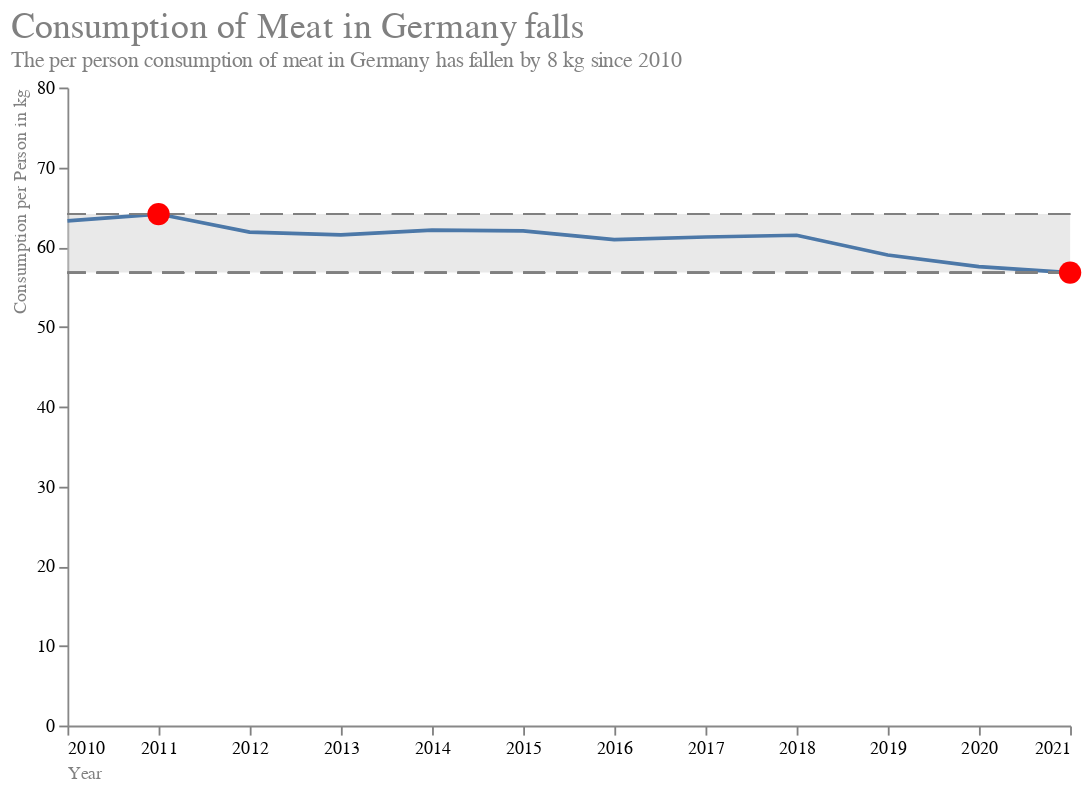

Notebook cell for this chart:
### Code cell
alt.layer(area, line_chart, line_max, line_min, point_2011, point_2021).configure_view(
    strokeWidth=0
).configure_title(
    fontSize=20,
    font='Arial',
    anchor='start',
    fontWeight='normal',
    color='grey'
).configure_axis(
    labelFont='Arial',
    titleFont='Arial',
    labelFontSize=10,
    titleFontSize=10,
    titleFontWeight='normal',
    titleColor='grey'    
)

### Figure 1 — Vega-Lite specification as saved in the notebook (floating-point values rounded to 4 significant figures)
{"config": {"view": {"continuousWidth": 300, "continuousHeight": 300, "strokeWidth": 0}, "axis": {"labelFont": "Arial", "labelFontSize": 10, "titleColor": "grey", "titleFont": "Arial", "titleFontSize": 10, "titleFontWeight": "normal"}, "title": {"anchor": "start", "color": "grey", "font": "Arial", "fontSize": 20, "fontWeight": "normal"}}, "layer": [{"data": {"name": "data-b92174f2e835cf9e4fdb5a0cca68266b"}, "mark": {"type": "area", "color": "lightgray", "opacity": 0.5}, "encoding": {"x": {"field": "Year", "type": "temporal"}, "y": {"field": "MinConsumption", "type": "quantitative"}, "y2": {"field": "MaxConsumption"}}}, {"data": {"name": "data-b92174f2e835cf9e4fdb5a0cca68266b"}, "mark": {"type": "line"}, "encoding": {"strokeWidth": {"value": 2}, "x": {"axis": {"title": "Year", "titleColor": "grey", "titleAnchor": "start", "labelAngle": 0, "grid": false, "tickColor": "grey", "format": "%Y"}, "field": "Year", "type": "temporal"}, "y": {"axis": {"title": "Consumption per Person in kg", "titleColor": "grey", "titleAnchor": "end", "grid": false, "tickColor": "grey"}, "field": "Consumption per Person", "scale": {"domain": [30, 80]}, "type": "quantitative"}}, "title": {"text": "Consumption of Meat in Germany falls", "subtitle": "The per person consumption of meat in Germany has fallen by 8 kg since 2010", "subtitleColor": "grey"}}, {"data": {"name": "data-b92174f2e835cf9e4fdb5a0cca68266b"}, "mark": {"type": "rule", "color": "grey", "fontSize": 12, "size": 1, "strokeDash": [12, 6]}, "encoding": {"y": {"field": "MaxConsumption", "scale": {"domain": [30, 80]}, "type": "quantitative"}}}, {"data": {"name": "data-b92174f2e835cf9e4fdb5a0cca68266b"}, "mark": {"type": "rule", "color": "grey", "fontSize": 12, "size": 1, "strokeDash": [12, 6]}, "encoding": {"y": {"field": "MinConsumption", "scale": {"domain": [30, 80]}, "type": "quantitative"}}}, {"data": {"name": "data-155579ef5ebd4e9f77754e863e40d059"}, "mark": {"type": "circle", "opacity": 1, "size": 150}, "encoding": {"color": {"value": "red"}, "x": {"field": "Year", "type": "temporal"}, "y": {"field": "Consumption per Person", "type": "quantitative"}}}, {"data": {"name": "data-0b4e8dab6aaca31a9522c916a287e5af"}, "mark": {"type": "circle", "opacity": 1, "size": 150}, "encoding": {"color": {"value": "red"}, "x": {"field": "Year", "type": "temporal"}, "y": {"field": "Consumption per Person", "type": "quantitative"}}}], "height": 350, "width": 550, "$schema": "https://vega.github.io/schema/vega-lite/v5.16.3.json", "datasets": {"data-b92174f2e835cf9e4fdb5a0cca68266b": [{"Year": "2021-01-01T00:00:00", "Consumption per Person": 56.79, "MaxConsumption": 64.13, "MinConsumption": 56.79}, {"Year": "2020-01-01T00:00:00", "Consumption per Person": 57.54, "MaxConsumption": 64.13, "MinConsumption": 56.79}, {"Year": "2019-01-01T00:00:00", "Consumption per Person": 59.0, "MaxConsumption": 64.13, "MinConsumption": 56.79}, {"Year": "2018-01-01T00:00:00", "Consumption per Person": 61.47, "MaxConsumption": 64.13, "MinConsumption": 56.79}, {"Year": "2017-01-01T00:00:00", "Consumption per Person": 61.26, "MaxConsumption": 64.13, "MinConsumption": 56.79}, {"Year": "2016-01-01T00:00:00", "Consumption per Person": 60.93, "MaxConsumption": 64.13, "MinConsumption": 56.79}, {"Year": "2015-01-01T00:00:00", "Consumption per Person": 62.03, "MaxConsumption": 64.13, "MinConsumption": 56.79}, {"Year": "2014-01-01T00:00:00", "Consumption per Person": 62.12, "MaxConsumption": 64.13, "MinConsumption": 56.79}, {"Year": "2013-01-01T00:00:00", "Consumption per Person": 61.53, "MaxConsumption": 64.13, "MinConsumption": 56.79}, {"Year": "2012-01-01T00:00:00", "Consumption per Person": 61.87, "MaxConsumption": 64.13, "MinConsumption": 56.79}, {"Year": "2011-01-01T00:00:00", "Consumption per Person": 64.13, "MaxConsumption": 64.13, "MinConsumption": 56.79}, {"Year": "2010-01-01T00:00:00", "Consumption per Person": 63.27, "MaxConsumption": 64.13, "MinConsumption": 56.79}], "data-155579ef5ebd4e9f77754e863e40d059": [{"Year": "2011-01-01T00:00:00", "Consumption per Person": 64.13, "MaxConsumption": 64.13, "MinConsumption": 56.79}], "data-0b4e8dab6aaca31a9522c916a287e5af": [{"Year": "2021-01-01T00:00:00", "Consumption per Person": 56.79, "MaxConsumption": 64.13, "MinConsumption": 56.79}]}}
